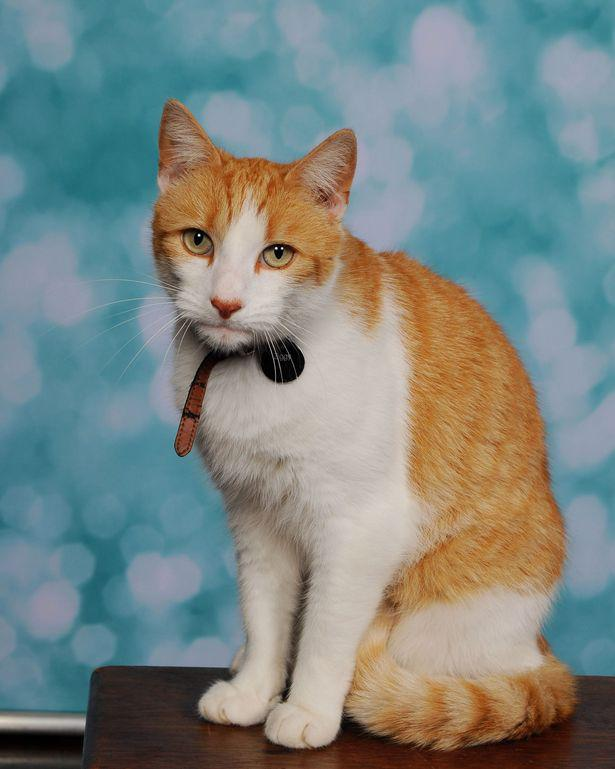
#> input picture Machine Learning/ML Algorithms/SVM/Image Classification/Data/cats/cat_1.jpg, 615 x 769 px, found by its file name; its folder holds only this picture in this run
$ jupyter execute --allow-errors 'svm_class03_(image_recognition).ipynb'
#> lines starting #> are read from the running program, lines starting #| are printed output that depends on the picture
[cell 1]
# !mkdir -p ~/.kaggle
# !mv kaggle.json ~/.kaggle/
# !chmod 600 ~/.kaggle/kaggle.json

# !kaggle datasets download -d samuelcortinhas/cats-and-dogs-image-classification

# !unzip cats-and-dogs-image-classification.zip -d ./cats-and-dogs

[cell 2]
import os

[cell 3]
os.listdir("/content/drive/MyDrive/Colab Notebooks/Machine Learning/ML Algorithms/SVM/Image Classification/Data")

[cell 4]
cat_path = os.path.join("/content/drive/MyDrive/Colab Notebooks/Machine Learning/ML Algorithms/SVM/Image Classification/Data/cats")

print(len(os.listdir(cat_path)))

[cell 5]
dog_path = os.path.join("/content/drive/MyDrive/Colab Notebooks/Machine Learning/ML Algorithms/SVM/Image Classification/Data/dogs")

print(len(os.listdir(dog_path)))

[cell 6]
from skimage.io import imread
from skimage.transform import resize

[cell 7]
flatten_data01 = list()
target01 = list()
path_of_folders = [cat_path, dog_path]

count01 = 0
for folder in path_of_folders:
    print("begin")
    for image in os.listdir(folder):
        image_path = os.path.join(folder, image)
        image3D = imread(image_path)
#> image3D is the input picture: shape (769, 615, 3); mean R, G, B 123, 134.4, 131.3
        resized_image = resize(image3D, (150, 150, 3))
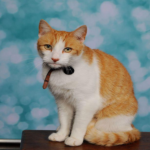
#> resized_image: shape (150, 150, 3) float64; mean R, G, B 0.482, 0.527, 0.515
        flattened_image = resized_image.flatten()
        flatten_data01.append(flattened_image)
        target01.append(path_of_folders.index(folder))
    print("end")
#> pass 2 of the loop `for folder in path_of_folders:`:
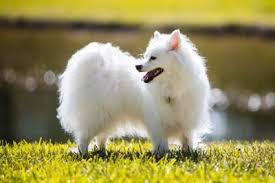
#> input picture Machine Learning/ML Algorithms/SVM/Image Classification/Data/dogs/dog_109.jpg, 275 x 183 px, found by its file name
#> image3D is the input picture: shape (183, 275, 3); mean R, G, B 150.6, 142.6, 91.7
#> `resized_image = resize(image3D, (150, 150, 3))`:
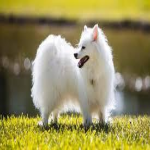
#> resized_image: shape (150, 150, 3) float64; mean R, G, B 0.591, 0.559, 0.36

[cell 8]
len(flatten_data01)
#> Out = 2

[cell 9]
len(target01)

[cell 10]
import numpy as np
import pandas as pd

[cell 11]
flatten_data = np.array(flatten_data01)
target = np.array(target01)

df = pd.DataFrame(flatten_data)
#> df = table of 2 rows and 67500 columns
df["target"] = target

[cell 12]
df
#> Out = table of 2 rows and 67501 columns

[cell 13]
df.info()
#| <class 'pandas.core.frame.DataFrame'>
#| RangeIndex: 2 entries, 0 to 1
#| Columns: 67501 entries, 0 to target
#| dtypes: float64(67500), int64(1)
#| memory usage: 1.0 MB

[cell 14]
x = df.drop("target", axis = 1)
#> x = table of 2 rows and 67500 columns
y = df["target"]

[cell 15]
from sklearn.model_selection import train_test_split as tts
x_train, x_test, y_train, y_test = tts(x, y, test_size = 0.2, random_state = 2)
#> x_train = table of 1 rows and 67500 columns; x_test = table of 1 rows and 67500 columns
